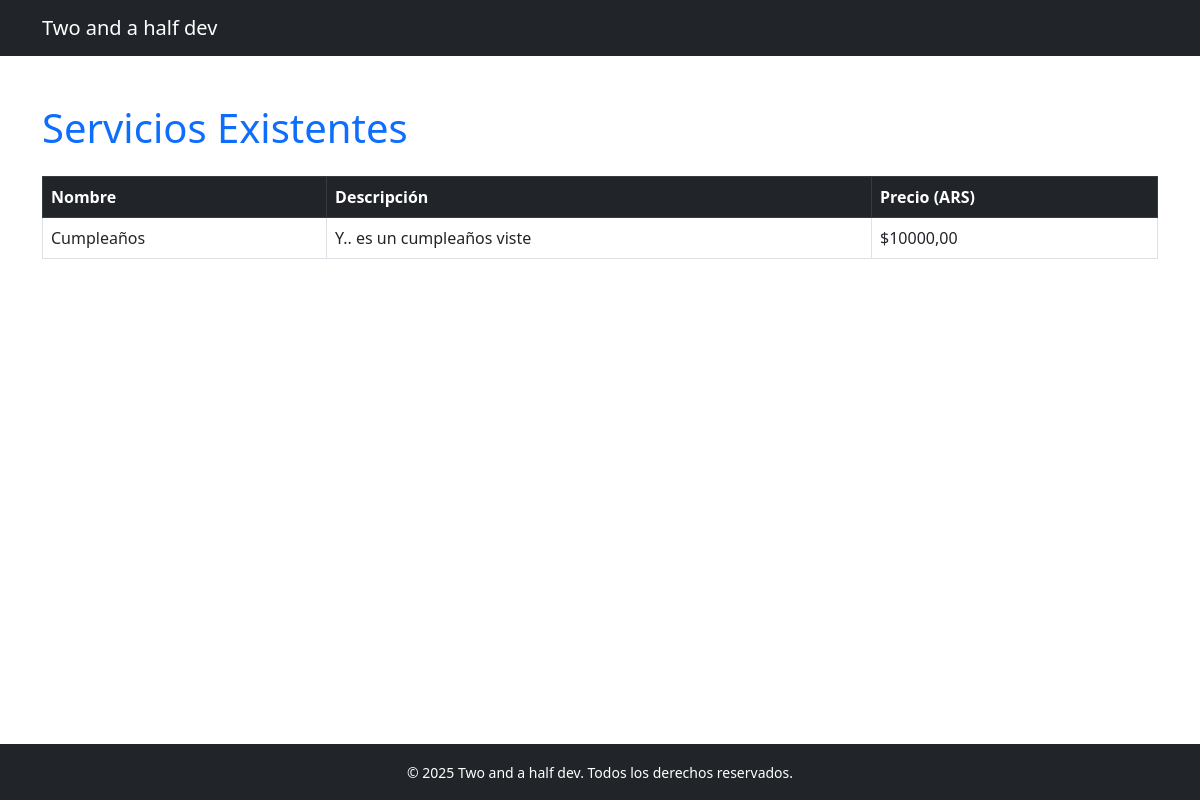
The app's page /services/ (signed in), older data.
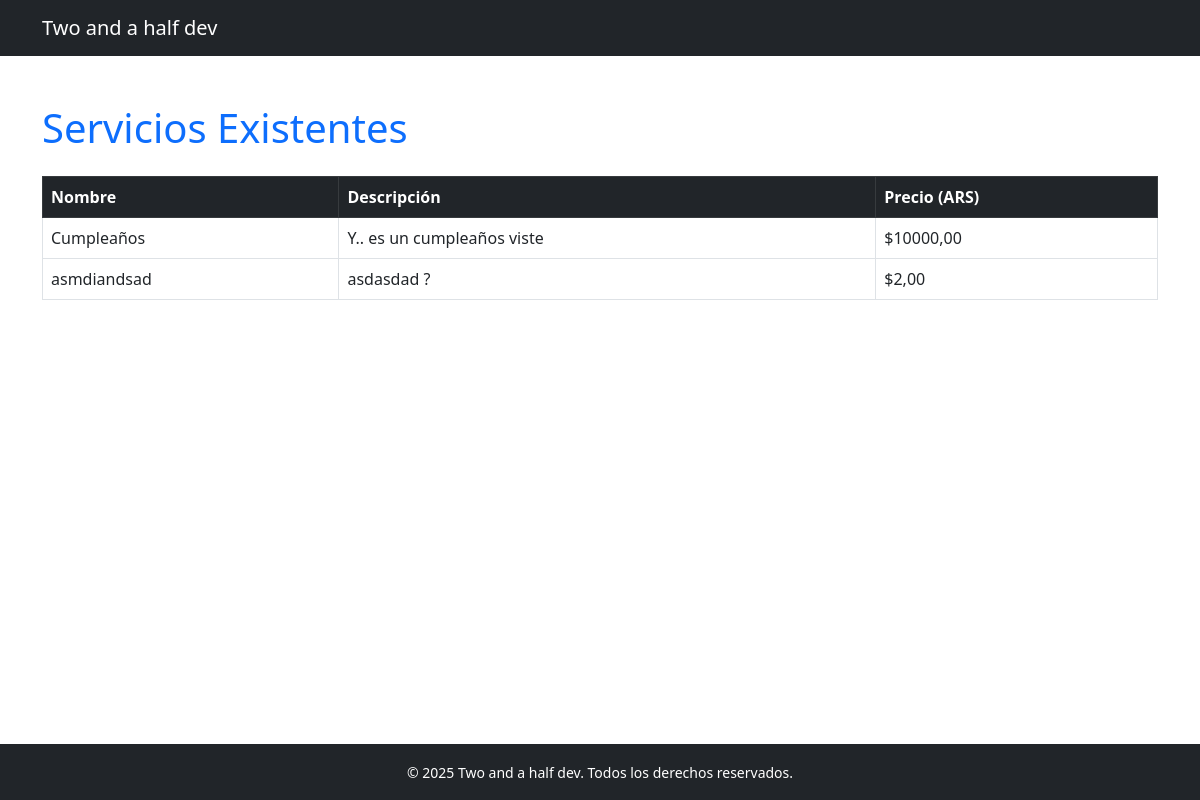
The same page, newer data.
### servicio_eventos/models.py (models this page shows, shortened)
class ISwitchActivate():
    def delete(self, using = None, keep_parents=False):
        self.activo = not self.activo
        self.save()

class Servicio(models.Model,ISwitchActivate):
    nombre = models.CharField(max_length=100)
    descripcion = models.TextField()
    precio = models.DecimalField(max_digits=10, decimal_places=2)
    activo = models.BooleanField(default=True)

### servicio_eventos/views.py (the view)
# urls.py: path("services/",SerivicioListView.as_view(),name="services"),
class SerivicioListView(LoginRequiredMixin,ListView):
    queryset = Servicio.objects.all()
    template_name = "servicio_eventos/services.html"
    context_object_name = "services"

### servicio_eventos/views.py (called while the page is built)
    @method_decorator(login_required)
    def dispatch(self, *args, **kwargs):
        return super().dispatch(*args, **kwargs)

### servicio_eventos/templates/servicio_eventos/services.html (shortened to what this page needs)
<!DOCTYPE html>
<html lang="es">
<head>
  <link href="https://cdn.jsdelivr.net/npm/bootstrap@5.3.0/dist/css/bootstrap.min.css" rel="stylesheet" />
</head>
<body>
  <nav class="navbar navbar-expand-lg navbar-dark bg-dark">
    <div class="container">
      <a class="navbar-brand" href="{% url 'home' %}">Two and a half dev</a>
    </div>
  </nav>
  <main class="container py-5">
    <h1 class="mb-4 text-primary">Servicios Existentes</h1>
    {% if services %}
      <div class="table-responsive">
        <table class="table table-bordered table-hover">
          <thead class="table-dark">
            <tr>
              <th>Nombre</th>
              <th>Descripción</th>
              <th>Precio (ARS)</th>
            </tr>
          </thead>
          <tbody>
            {% for service in services %}
              <tr>
                <td>{{ service.nombre }}</td>
                <td>{{ service.descripcion }}</td>
                <td>${{ service.precio }}</td>
              </tr>
            {% endfor %}
          </tbody>
        </table>
      </div>
    {% else %}
      <div class="alert alert-info" role="alert">
        No hay servicios disponibles.
      </div>
    {% endif %}
  </main>
  <footer class="bg-dark text-white text-center py-3 mt-auto">
    <small>&copy; 2025 Two and a half dev. Todos los derechos reservados.</small>
  </footer>
</body>
</html>

Row changes from the older to the newer data that the page shows:
added Servicio: nombre "asmdiandsad", descripcion "asdasdad ?", precio "2,00"
